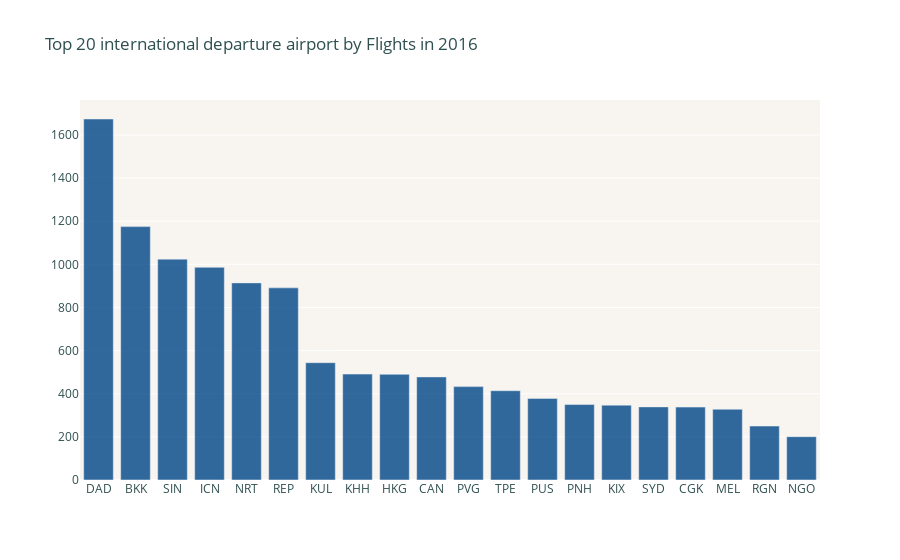

Write notebook code for a chart like this one.
### Code cell
int_bartopdepa_fig13(2016, 'flt_count')

### Figure 1 — Plotly figure (JSON) as saved in the notebook; plotly's stock layout.template omitted (floating-point values rounded to 4 significant figures)
{"data": [{"hovertemplate": "<b>Depart from %{x}</b><br>Flights in 2016: %{y:.3s}<br><extra></extra>", "marker": {"color": "#004687"}, "name": "International Departure Airport", "opacity": 0.8, "textangle": -60, "type": "bar", "x": ["DAD", "BKK", "SIN", "ICN", "NRT", "REP", "KUL", "KHH", "HKG", "CAN", "PVG", "TPE", "PUS", "PNH", "KIX", "SYD", "CGK", "MEL", "RGN", "NGO"], "y": [1674, 1175, 1024, 986, 914, 891, 544, 491, 490, 478, 433, 414, 378, 350, 347, 339, 338, 328, 250, 201]}], "layout": {"font": {"color": "darkslategray"}, "legend": {"orientation": "h", "x": 1, "xanchor": "right", "y": 1, "yanchor": "bottom"}, "paper_bgcolor": "white", "plot_bgcolor": "#f8f5f0", "title": {"text": "Top 20 international departure airport by Flights in 2016"}}}
